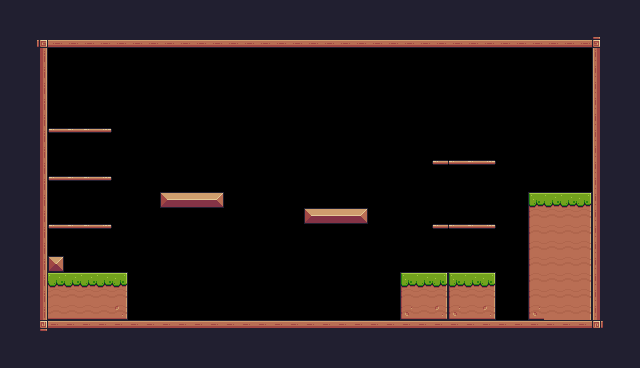

The image is a tile-based game level rendered from a .tmx file. Its description and complete source (layers, tilesets, objects, tile grids) follow:
An orthogonal 40x23 tile map with 16x16 px tiles, 1 tile layer (Background) and 32 objects (12x Fruit, 5x Platform, Player, Saw, Checkpoint, ...).

<map version="1.10" tiledversion="1.10.2" orientation="orthogonal" renderorder="right-down" width="40" height="23" tilewidth="16" tileheight="16" infinite="0" nextlayerid="4" nextobjectid="60">
 <tileset firstgid="1" source="pixel_adventure.tsx" />
 <layer id="1" name="Background" width="40" height="23">
  <properties>
   <property name="BackgroundColor" value="Blue" />
  </properties>
  <data encoding="csv">
24,24,24,24,24,24,24,24,24,24,24,24,24,24,24,24,24,24,24,24,24,24,24,24,24,24,24,24,24,24,24,24,24,24,24,24,24,24,24,24,
24,24,24,24,24,24,24,24,24,24,24,24,24,24,24,24,24,24,24,24,24,24,24,24,24,24,24,24,24,24,24,24,24,24,24,24,24,24,24,24,
24,24,92,134,134,134,134,134,134,134,134,134,134,134,134,134,134,134,134,134,134,134,134,134,134,134,134,134,134,134,134,134,134,134,134,134,134,93,24,24,
24,24,113,0,0,0,0,0,0,0,0,0,0,0,0,0,0,0,0,0,0,0,0,0,0,0,0,0,0,0,0,0,0,0,0,0,0,111,24,24,
24,24,113,0,0,0,0,0,0,0,0,0,0,0,0,0,0,0,0,0,0,0,0,0,0,0,0,0,0,0,0,0,0,0,0,0,0,111,24,24,
24,24,113,0,0,0,0,0,0,0,0,0,0,0,0,0,0,0,0,0,0,0,0,0,0,0,0,0,0,0,0,0,0,0,0,0,0,111,24,24,
24,24,113,0,0,0,0,0,0,0,0,0,0,0,0,0,0,0,0,0,0,0,0,0,0,0,0,0,0,0,0,0,0,0,0,0,0,111,24,24,
24,24,113,0,0,0,0,0,0,0,0,0,0,0,0,0,0,0,0,0,0,0,0,0,0,0,0,0,0,0,0,0,0,0,0,0,0,111,24,24,
24,24,113,40,41,41,42,0,0,0,0,0,0,0,0,0,0,0,0,0,0,0,0,0,0,0,0,0,0,0,0,0,0,0,0,0,0,111,24,24,
24,112,113,0,0,0,0,0,0,0,0,0,0,0,0,0,0,0,0,0,0,0,0,0,0,0,0,0,0,0,0,0,0,0,0,0,0,111,24,24,
24,112,113,0,0,0,0,0,0,0,0,0,0,0,0,0,0,0,0,0,0,0,0,0,0,0,0,40,40,41,42,0,0,0,0,0,0,111,24,24,
24,112,113,40,41,41,42,0,0,0,0,0,0,0,0,0,0,0,0,0,0,0,0,0,0,0,0,0,0,0,0,0,0,0,0,0,0,111,24,24,
24,24,113,0,0,0,0,0,0,0,13,14,14,15,0,0,0,0,0,0,0,0,0,0,0,0,0,0,0,0,0,0,0,7,8,8,9,111,24,24,
24,24,113,0,0,0,0,0,0,0,0,0,0,0,0,0,0,0,0,13,14,14,15,0,0,0,0,0,0,0,0,0,0,29,30,30,31,111,24,24,
24,24,113,40,41,41,42,0,0,0,0,0,0,0,0,0,0,0,0,0,0,0,0,0,0,0,0,40,40,41,42,0,0,29,30,30,31,111,24,24,
24,24,113,0,0,0,0,0,0,0,0,0,0,0,0,0,0,0,0,0,0,0,0,0,0,0,0,0,0,0,0,0,0,29,30,30,31,111,24,24,
24,24,113,35,0,0,0,0,0,0,0,0,0,0,0,0,0,0,0,0,0,0,0,0,0,0,0,0,0,0,0,0,0,29,30,30,31,111,112,24,
24,24,113,8,8,8,8,9,0,0,0,0,0,0,0,0,0,0,0,0,0,0,0,0,0,7,8,9,7,8,9,0,0,29,30,30,31,111,112,24,
24,24,113,30,30,30,30,31,0,0,0,0,0,0,0,0,0,0,0,0,0,0,0,0,0,29,30,31,29,30,31,0,0,29,30,30,31,111,24,24,
24,24,113,52,52,52,52,53,0,0,0,0,0,0,0,0,0,0,0,0,0,0,0,0,0,51,52,53,51,52,53,0,0,51,30,30,31,111,24,24,
24,24,114,90,90,90,90,90,90,90,90,90,90,90,90,90,90,90,90,90,90,90,90,90,90,90,90,90,90,90,90,90,90,90,90,90,90,115,24,24,
24,24,24,24,24,24,24,24,24,24,24,24,24,24,24,24,24,24,24,24,24,24,24,24,24,24,24,24,24,24,24,24,24,24,24,24,24,24,24,24,
24,24,24,24,24,24,24,24,24,24,24,24,24,24,24,24,24,24,24,24,24,24,24,24,24,24,24,24,24,24,24,24,24,24,24,24,24,24,24,24
</data>
 </layer>
 <objectgroup id="2" name="Spawnpoints">
  <object id="7" name="Player" type="Player" x="96" y="240" width="32" height="32" />
  <object id="35" name="Bananas" type="Fruit" x="80" y="96" width="32" height="32" />
  <object id="38" name="Cherries" type="Fruit" x="80" y="144" width="32" height="32" />
  <object id="39" name="Apple" type="Fruit" x="80" y="192" width="32" height="32" />
  <object id="40" name="Cherries" type="Fruit" x="128" y="256" width="32" height="32" />
  <object id="41" name="Cherries" type="Fruit" x="176" y="256" width="32" height="32" />
  <object id="42" name="Cherries" type="Fruit" x="176" y="128" width="32" height="32" />
  <object id="43" name="Cherries" type="Fruit" x="304" y="176" width="32" height="32" />
  <object id="44" name="Cherries" type="Fruit" x="336" y="176" width="32" height="32" />
  <object id="45" name="Cherries" type="Fruit" x="320" y="144" width="32" height="32" />
  <object id="46" name="Kiwi" type="Fruit" x="448" y="128" width="32" height="32" />
  <object id="47" name="Kiwi" type="Fruit" x="448" y="192" width="32" height="32" />
  <object id="48" name="Orange" type="Fruit" x="400" y="240" width="32" height="32" />
  <object id="51" type="Saw" x="240" y="144" width="32" height="32">
   <properties>
    <property name="isVertical" type="bool" value="true" />
    <property name="offNeg" type="float" value="4" />
    <property name="offPos" type="float" value="3" />
   </properties>
  </object>
  <object id="53" type="Checkpoint" x="528" y="128" width="64" height="64" />
  <object id="57" name="Chicken" type="Chicken" x="272" y="288" width="32" height="32">
   <properties>
    <property name="offNeg" type="float" value="9" />
    <property name="offPos" type="float" value="6" />
   </properties>
  </object>
 </objectgroup>
 <objectgroup id="3" name="Collisions">
  <object id="9" x="32" y="48" width="16" />
  <object id="10" x="32" y="32" width="16" height="304" />
  <object id="19" x="160" y="192" width="64" height="16" />
  <object id="20" x="304" y="208" width="64" height="16" />
  <object id="21" x="400" y="272" width="96" height="48" />
  <object id="22" x="48" y="320" width="560" height="16" />
  <object id="23" x="48" y="32" width="560" height="16" />
  <object id="24" x="592" y="32" width="16" height="304" />
  <object id="28" type="Platform" x="48" y="224" width="64" height="16" />
  <object id="29" type="Platform" x="48" y="128" width="64" height="16" />
  <object id="30" type="Platform" x="48" y="176" width="64" height="16" />
  <object id="31" type="Platform" x="432" y="224" width="64" height="16" />
  <object id="32" type="Platform" x="432" y="160" width="64" height="16" />
  <object id="33" x="48" y="256" width="16" height="16" />
  <object id="34" x="48" y="272" width="80" height="48" />
  <object id="52" x="528" y="192" width="64" height="128" />
 </objectgroup>
</map>
